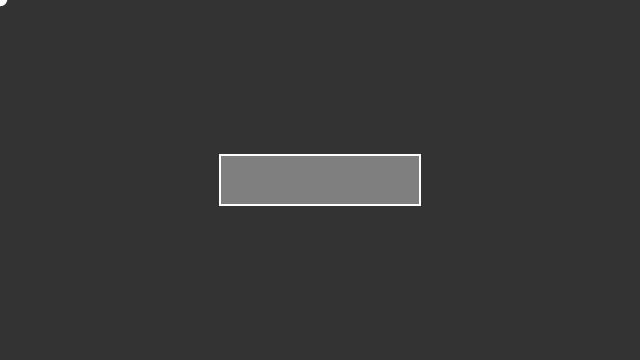
Frame 1 (no input)
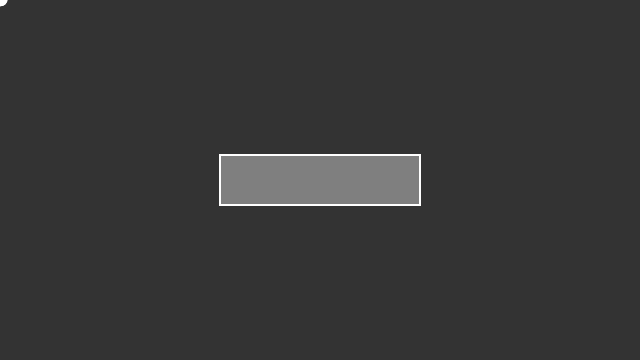
Frame 60 (no input)
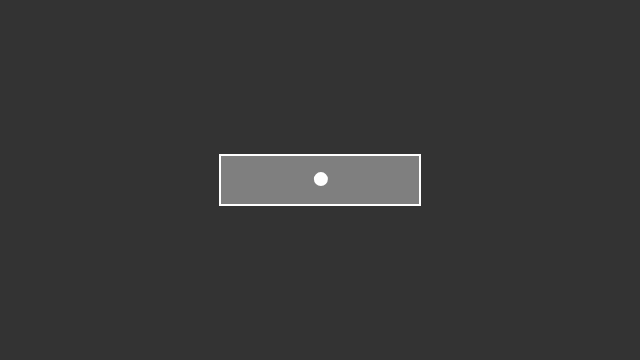
Frame 120 (the mouse pressed at the canvas centre since frame 60)

The p5.js sketch that drew these frames (run headless with seeded random() and noise() and a simulated clock; from frame 60 on, the mouse is pressed at the canvas centre):

// p5.js sketch
// ── sketch.js
let ps;
let repeller;
//변수 지정

function setup() {
  createCanvas(640, 360);
  ps = new ParticleSystem(createVector(width/2, 50));
  //ps = ParticleSystem의 클래스
  repeller = new Repeller(width/2, height / 2);
  //repeller = Repeller 클래스
}

function draw() {
  background(51);
  ps.addParticle(mouseX, mouseY);
  //ps에 addPartcle을 적용시키는데 마우스의 위치에 따라 달라짐

  // Apply gravity force to all Particles
  let gravity = createVector(0, 0.1);
  ps.applyForce(gravity);
  ps.applyRepeller(repeller);

  repeller.display();
  ps.run();
}

// ── particle.js
class Particle {
  constructor(x, y) {
    this.position = createVector(x, y);
    this.velocity = createVector(random(-1, 1), random(-1, 0));
    this.acceleration = createVector(0, 0);
    this.lifespan = 255.0;
  }

  run() {
    this.update();
    this.display();
  }

  applyForce(f) {
    this.acceleration.add(f);
  }

  // Method to update position
  update() {
    this.velocity.add(this.acceleration);
    this.position.add(this.velocity);
    this.lifespan -= 2;

    this.velocity.limit(5);
  }

  // Method to display
  display() {
    stroke(255, this.lifespan);
    strokeWeight(2);
    fill(255, this.lifespan);
    ellipse(this.position.x, this.position.y, 12, 12);
  }

  // Is the particle still useful?
  isDead() {
    if (this.lifespan < 0.0) {
      return true;
    } else {
      return false;
    }
  }
}

// ── particle_system.js

class ParticleSystem {
  constructor(position) {
    this.origin = position.copy();
    this.particles = [];
  }

  addParticle(x, y) {
    if (x !== undefined && y !== undefined) {
      this.particles.push(new Particle(x,y));
      //만약 x,y가 undefined가 아니면 particles배열에 Particle 클래스의 x,y값을 배열에 추가
    } else {
      this.particles.push(new Particle(this.origin.x, this.origin.y));
    }//아니면 Particle 클래스의 origin의 x,y값을 배열에 추가해서 리턴
  }//그래서 addParticle 이구나

  run() {
    // Run every particle
    // ES6 for..of loop
    for (let particle of this.particles) {
      particle.run();
    }//Particles배열을 반복할 동안 particle에 run함수 적용

    // Filter removes any elements of the array that do not pass the test
    this.particles = this.particles.filter(particle => !particle.isDead());
  }

  // A function to apply a force to all Particles
  // 모든 파티클에 force를 적용하는 함
  applyForce(f) {
    for (let particle of this.particles) {
      particle.applyForce(f);
    }
  }

  applyRepeller(r) {
    for (let particle of this.particles) {
      let force = r.repel(particle);
      particle.applyForce(force);
    }
  }

}

// ── repeller.js
class Repeller {
  constructor(x, y) {
    this.power = 300;
    this.position = createVector(x, y);
  }

  display() {
    stroke(255);
    strokeWeight(2);
    fill(127);
    rectMode(CENTER)
    rect(this.position.x, this.position.y, 200, 50);
  }

  repel(p) {
    let dir = p5.Vector.sub(this.position, p.position); // Calculate direction of force
    let d = dir.mag(); // Distance between objects
    dir.normalize(); // Normalize vector (distance doesn't matter here, we just want this vector for direction)
    d = constrain(d, 1, 50); // Keep distance within a reasonable range
    let force = -1 * this.power / (d * d); // Repelling force is inversely proportional to distance
    dir.mult(force); // Get force vector --> magnitude * direction
    return dir;
  }
}
